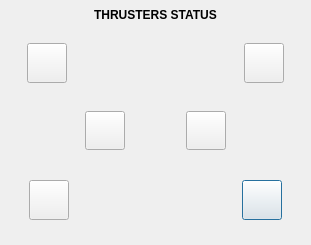
<?xml version="1.0" encoding="UTF-8"?>
<ui version="4.0">
 <class>ThrusterGroup</class>
 <widget class="QDialog" name="ThrusterGroup">
  <property name="geometry">
   <rect>
    <x>0</x>
    <y>0</y>
    <width>311</width>
    <height>245</height>
   </rect>
  </property>
  <property name="windowTitle">
   <string>Dialog</string>
  </property>
  <layout class="QVBoxLayout" name="verticalLayout_2">
   <property name="leftMargin">
    <number>8</number>
   </property>
   <property name="topMargin">
    <number>8</number>
   </property>
   <property name="rightMargin">
    <number>8</number>
   </property>
   <property name="bottomMargin">
    <number>8</number>
   </property>
   <item>
    <widget class="QLabel" name="label">
     <property name="font">
      <font>
       <weight>75</weight>
       <bold>true</bold>
      </font>
     </property>
     <property name="text">
      <string>THRUSTERS STATUS</string>
     </property>
     <property name="alignment">
      <set>Qt::AlignCenter</set>
     </property>
    </widget>
   </item>
   <item>
    <layout class="QVBoxLayout" name="verticalLayout">
     <property name="leftMargin">
      <number>5</number>
     </property>
     <property name="topMargin">
      <number>5</number>
     </property>
     <property name="rightMargin">
      <number>5</number>
     </property>
     <property name="bottomMargin">
      <number>5</number>
     </property>
     <item>
      <layout class="QGridLayout" name="gridLayout" rowstretch="1,4,1" columnstretch="1,1,6,6,1,1" rowminimumheight="1,1,1" columnminimumwidth="1,1,1,1,1,1">
       <item row="2" column="1">
        <spacer name="verticalSpacer">
         <property name="orientation">
          <enum>Qt::Vertical</enum>
         </property>
         <property name="sizeHint" stdset="0">
          <size>
           <width>20</width>
           <height>20</height>
          </size>
         </property>
        </spacer>
       </item>
       <item row="1" column="1">
        <widget class="QPushButton" name="pushButton">
         <property name="sizePolicy">
          <sizepolicy hsizetype="Expanding" vsizetype="Expanding">
           <horstretch>0</horstretch>
           <verstretch>0</verstretch>
          </sizepolicy>
         </property>
         <property name="autoFillBackground">
          <bool>false</bool>
         </property>
         <property name="text">
          <string/>
         </property>
         <property name="icon">
          <iconset resource="icons.qrc">
           <normaloff>:/images/redrect.png</normaloff>
           <normalon>:/images/greenrect.png</normalon>:/images/redrect.png</iconset>
         </property>
         <property name="iconSize">
          <size>
           <width>30</width>
           <height>40</height>
          </size>
         </property>
         <property name="autoDefault">
          <bool>true</bool>
         </property>
         <property name="default">
          <bool>true</bool>
         </property>
         <property name="flat">
          <bool>false</bool>
         </property>
        </widget>
       </item>
       <item row="1" column="4">
        <widget class="QPushButton" name="pushButton_2">
         <property name="sizePolicy">
          <sizepolicy hsizetype="Expanding" vsizetype="Expanding">
           <horstretch>0</horstretch>
           <verstretch>0</verstretch>
          </sizepolicy>
         </property>
         <property name="baseSize">
          <size>
           <width>0</width>
           <height>0</height>
          </size>
         </property>
         <property name="autoFillBackground">
          <bool>false</bool>
         </property>
         <property name="text">
          <string/>
         </property>
         <property name="icon">
          <iconset resource="icons.qrc">
           <normaloff>:/images/redrect.png</normaloff>
           <normalon>:/images/greenrect.png</normalon>:/images/redrect.png</iconset>
         </property>
         <property name="iconSize">
          <size>
           <width>30</width>
           <height>40</height>
          </size>
         </property>
         <property name="autoDefault">
          <bool>true</bool>
         </property>
         <property name="default">
          <bool>true</bool>
         </property>
         <property name="flat">
          <bool>false</bool>
         </property>
        </widget>
       </item>
       <item row="1" column="3">
        <spacer name="horizontalSpacer_2">
         <property name="orientation">
          <enum>Qt::Horizontal</enum>
         </property>
         <property name="sizeHint" stdset="0">
          <size>
           <width>60</width>
           <height>20</height>
          </size>
         </property>
        </spacer>
       </item>
       <item row="2" column="4">
        <spacer name="verticalSpacer_2">
         <property name="orientation">
          <enum>Qt::Vertical</enum>
         </property>
         <property name="sizeHint" stdset="0">
          <size>
           <width>20</width>
           <height>20</height>
          </size>
         </property>
        </spacer>
       </item>
       <item row="1" column="2">
        <spacer name="horizontalSpacer">
         <property name="orientation">
          <enum>Qt::Horizontal</enum>
         </property>
         <property name="sizeHint" stdset="0">
          <size>
           <width>60</width>
           <height>20</height>
          </size>
         </property>
        </spacer>
       </item>
       <item row="1" column="0">
        <spacer name="horizontalSpacer_3">
         <property name="orientation">
          <enum>Qt::Horizontal</enum>
         </property>
         <property name="sizeHint" stdset="0">
          <size>
           <width>20</width>
           <height>20</height>
          </size>
         </property>
        </spacer>
       </item>
       <item row="0" column="1">
        <spacer name="verticalSpacer_3">
         <property name="orientation">
          <enum>Qt::Vertical</enum>
         </property>
         <property name="sizeHint" stdset="0">
          <size>
           <width>20</width>
           <height>20</height>
          </size>
         </property>
        </spacer>
       </item>
       <item row="0" column="4">
        <spacer name="verticalSpacer_4">
         <property name="orientation">
          <enum>Qt::Vertical</enum>
         </property>
         <property name="sizeHint" stdset="0">
          <size>
           <width>20</width>
           <height>20</height>
          </size>
         </property>
        </spacer>
       </item>
       <item row="1" column="5">
        <spacer name="horizontalSpacer_4">
         <property name="orientation">
          <enum>Qt::Horizontal</enum>
         </property>
         <property name="sizeHint" stdset="0">
          <size>
           <width>20</width>
           <height>20</height>
          </size>
         </property>
        </spacer>
       </item>
      </layout>
     </item>
     <item>
      <layout class="QGridLayout" name="gridLayout_2" rowstretch="1,4,1" columnstretch="5,1,2,2,1,5" rowminimumheight="1,1,1" columnminimumwidth="1,1,1,1,1,1">
       <property name="leftMargin">
        <number>2</number>
       </property>
       <property name="topMargin">
        <number>2</number>
       </property>
       <property name="rightMargin">
        <number>2</number>
       </property>
       <property name="bottomMargin">
        <number>2</number>
       </property>
       <item row="2" column="1">
        <spacer name="verticalSpacer_5">
         <property name="orientation">
          <enum>Qt::Vertical</enum>
         </property>
         <property name="sizeHint" stdset="0">
          <size>
           <width>20</width>
           <height>20</height>
          </size>
         </property>
        </spacer>
       </item>
       <item row="1" column="1">
        <widget class="QPushButton" name="pushButton_3">
         <property name="sizePolicy">
          <sizepolicy hsizetype="Expanding" vsizetype="Expanding">
           <horstretch>0</horstretch>
           <verstretch>0</verstretch>
          </sizepolicy>
         </property>
         <property name="autoFillBackground">
          <bool>false</bool>
         </property>
         <property name="text">
          <string/>
         </property>
         <property name="icon">
          <iconset resource="icons.qrc">
           <normaloff>:/images/redrect.png</normaloff>
           <normalon>:/images/greenrect.png</normalon>:/images/redrect.png</iconset>
         </property>
         <property name="iconSize">
          <size>
           <width>30</width>
           <height>40</height>
          </size>
         </property>
         <property name="autoDefault">
          <bool>true</bool>
         </property>
         <property name="default">
          <bool>true</bool>
         </property>
         <property name="flat">
          <bool>false</bool>
         </property>
        </widget>
       </item>
       <item row="1" column="4">
        <widget class="QPushButton" name="pushButton_4">
         <property name="sizePolicy">
          <sizepolicy hsizetype="Expanding" vsizetype="Expanding">
           <horstretch>0</horstretch>
           <verstretch>0</verstretch>
          </sizepolicy>
         </property>
         <property name="baseSize">
          <size>
           <width>0</width>
           <height>0</height>
          </size>
         </property>
         <property name="autoFillBackground">
          <bool>false</bool>
         </property>
         <property name="text">
          <string/>
         </property>
         <property name="icon">
          <iconset resource="icons.qrc">
           <normaloff>:/images/redrect.png</normaloff>
           <normalon>:/images/greenrect.png</normalon>:/images/redrect.png</iconset>
         </property>
         <property name="iconSize">
          <size>
           <width>30</width>
           <height>40</height>
          </size>
         </property>
         <property name="autoDefault">
          <bool>true</bool>
         </property>
         <property name="default">
          <bool>true</bool>
         </property>
         <property name="flat">
          <bool>false</bool>
         </property>
        </widget>
       </item>
       <item row="1" column="3">
        <spacer name="horizontalSpacer_5">
         <property name="orientation">
          <enum>Qt::Horizontal</enum>
         </property>
         <property name="sizeHint" stdset="0">
          <size>
           <width>60</width>
           <height>20</height>
          </size>
         </property>
        </spacer>
       </item>
       <item row="2" column="4">
        <spacer name="verticalSpacer_6">
         <property name="orientation">
          <enum>Qt::Vertical</enum>
         </property>
         <property name="sizeHint" stdset="0">
          <size>
           <width>20</width>
           <height>20</height>
          </size>
         </property>
        </spacer>
       </item>
       <item row="1" column="2">
        <spacer name="horizontalSpacer_6">
         <property name="orientation">
          <enum>Qt::Horizontal</enum>
         </property>
         <property name="sizeHint" stdset="0">
          <size>
           <width>60</width>
           <height>20</height>
          </size>
         </property>
        </spacer>
       </item>
       <item row="1" column="0">
        <spacer name="horizontalSpacer_7">
         <property name="orientation">
          <enum>Qt::Horizontal</enum>
         </property>
         <property name="sizeHint" stdset="0">
          <size>
           <width>20</width>
           <height>20</height>
          </size>
         </property>
        </spacer>
       </item>
       <item row="0" column="1">
        <spacer name="verticalSpacer_7">
         <property name="orientation">
          <enum>Qt::Vertical</enum>
         </property>
         <property name="sizeHint" stdset="0">
          <size>
           <width>20</width>
           <height>20</height>
          </size>
         </property>
        </spacer>
       </item>
       <item row="0" column="4">
        <spacer name="verticalSpacer_8">
         <property name="orientation">
          <enum>Qt::Vertical</enum>
         </property>
         <property name="sizeHint" stdset="0">
          <size>
           <width>20</width>
           <height>20</height>
          </size>
         </property>
        </spacer>
       </item>
       <item row="1" column="5">
        <spacer name="horizontalSpacer_8">
         <property name="orientation">
          <enum>Qt::Horizontal</enum>
         </property>
         <property name="sizeHint" stdset="0">
          <size>
           <width>20</width>
           <height>20</height>
          </size>
         </property>
        </spacer>
       </item>
      </layout>
     </item>
     <item>
      <layout class="QGridLayout" name="gridLayout_3" rowstretch="1,4,1" columnstretch="1,1,6,6,1,1" rowminimumheight="1,1,1" columnminimumwidth="1,1,1,1,1,1">
       <property name="leftMargin">
        <number>2</number>
       </property>
       <property name="topMargin">
        <number>2</number>
       </property>
       <property name="rightMargin">
        <number>2</number>
       </property>
       <property name="bottomMargin">
        <number>2</number>
       </property>
       <item row="2" column="1">
        <spacer name="verticalSpacer_9">
         <property name="orientation">
          <enum>Qt::Vertical</enum>
         </property>
         <property name="sizeHint" stdset="0">
          <size>
           <width>20</width>
           <height>20</height>
          </size>
         </property>
        </spacer>
       </item>
       <item row="1" column="1">
        <widget class="QPushButton" name="pushButton_5">
         <property name="sizePolicy">
          <sizepolicy hsizetype="Expanding" vsizetype="Expanding">
           <horstretch>0</horstretch>
           <verstretch>0</verstretch>
          </sizepolicy>
         </property>
         <property name="autoFillBackground">
          <bool>false</bool>
         </property>
         <property name="text">
          <string/>
         </property>
         <property name="icon">
          <iconset resource="icons.qrc">
           <normaloff>:/images/redrect.png</normaloff>
           <normalon>:/images/greenrect.png</normalon>:/images/redrect.png</iconset>
         </property>
         <property name="iconSize">
          <size>
           <width>30</width>
           <height>40</height>
          </size>
         </property>
         <property name="autoDefault">
          <bool>true</bool>
         </property>
         <property name="default">
          <bool>true</bool>
         </property>
         <property name="flat">
          <bool>false</bool>
         </property>
        </widget>
       </item>
       <item row="1" column="4">
        <widget class="QPushButton" name="pushButton_6">
         <property name="sizePolicy">
          <sizepolicy hsizetype="Expanding" vsizetype="Expanding">
           <horstretch>0</horstretch>
           <verstretch>0</verstretch>
          </sizepolicy>
         </property>
         <property name="baseSize">
          <size>
           <width>0</width>
           <height>0</height>
          </size>
         </property>
         <property name="autoFillBackground">
          <bool>false</bool>
         </property>
         <property name="text">
          <string/>
         </property>
         <property name="icon">
          <iconset resource="icons.qrc">
           <normaloff>:/images/redrect.png</normaloff>
           <normalon>:/images/greenrect.png</normalon>:/images/redrect.png</iconset>
         </property>
         <property name="iconSize">
          <size>
           <width>30</width>
           <height>40</height>
          </size>
         </property>
         <property name="autoDefault">
          <bool>true</bool>
         </property>
         <property name="default">
          <bool>true</bool>
         </property>
         <property name="flat">
          <bool>false</bool>
         </property>
        </widget>
       </item>
       <item row="1" column="3">
        <spacer name="horizontalSpacer_9">
         <property name="orientation">
          <enum>Qt::Horizontal</enum>
         </property>
         <property name="sizeHint" stdset="0">
          <size>
           <width>60</width>
           <height>20</height>
          </size>
         </property>
        </spacer>
       </item>
       <item row="2" column="4">
        <spacer name="verticalSpacer_10">
         <property name="orientation">
          <enum>Qt::Vertical</enum>
         </property>
         <property name="sizeHint" stdset="0">
          <size>
           <width>20</width>
           <height>20</height>
          </size>
         </property>
        </spacer>
       </item>
       <item row="1" column="2">
        <spacer name="horizontalSpacer_10">
         <property name="orientation">
          <enum>Qt::Horizontal</enum>
         </property>
         <property name="sizeHint" stdset="0">
          <size>
           <width>60</width>
           <height>20</height>
          </size>
         </property>
        </spacer>
       </item>
       <item row="1" column="0">
        <spacer name="horizontalSpacer_11">
         <property name="orientation">
          <enum>Qt::Horizontal</enum>
         </property>
         <property name="sizeHint" stdset="0">
          <size>
           <width>20</width>
           <height>20</height>
          </size>
         </property>
        </spacer>
       </item>
       <item row="0" column="1">
        <spacer name="verticalSpacer_11">
         <property name="orientation">
          <enum>Qt::Vertical</enum>
         </property>
         <property name="sizeHint" stdset="0">
          <size>
           <width>20</width>
           <height>20</height>
          </size>
         </property>
        </spacer>
       </item>
       <item row="0" column="4">
        <spacer name="verticalSpacer_12">
         <property name="orientation">
          <enum>Qt::Vertical</enum>
         </property>
         <property name="sizeHint" stdset="0">
          <size>
           <width>20</width>
           <height>20</height>
          </size>
         </property>
        </spacer>
       </item>
       <item row="1" column="5">
        <spacer name="horizontalSpacer_12">
         <property name="orientation">
          <enum>Qt::Horizontal</enum>
         </property>
         <property name="sizeHint" stdset="0">
          <size>
           <width>20</width>
           <height>20</height>
          </size>
         </property>
        </spacer>
       </item>
      </layout>
     </item>
    </layout>
   </item>
  </layout>
 </widget>
 <resources>
  <include location="icons.qrc"/>
 </resources>
 <connections/>
</ui>
